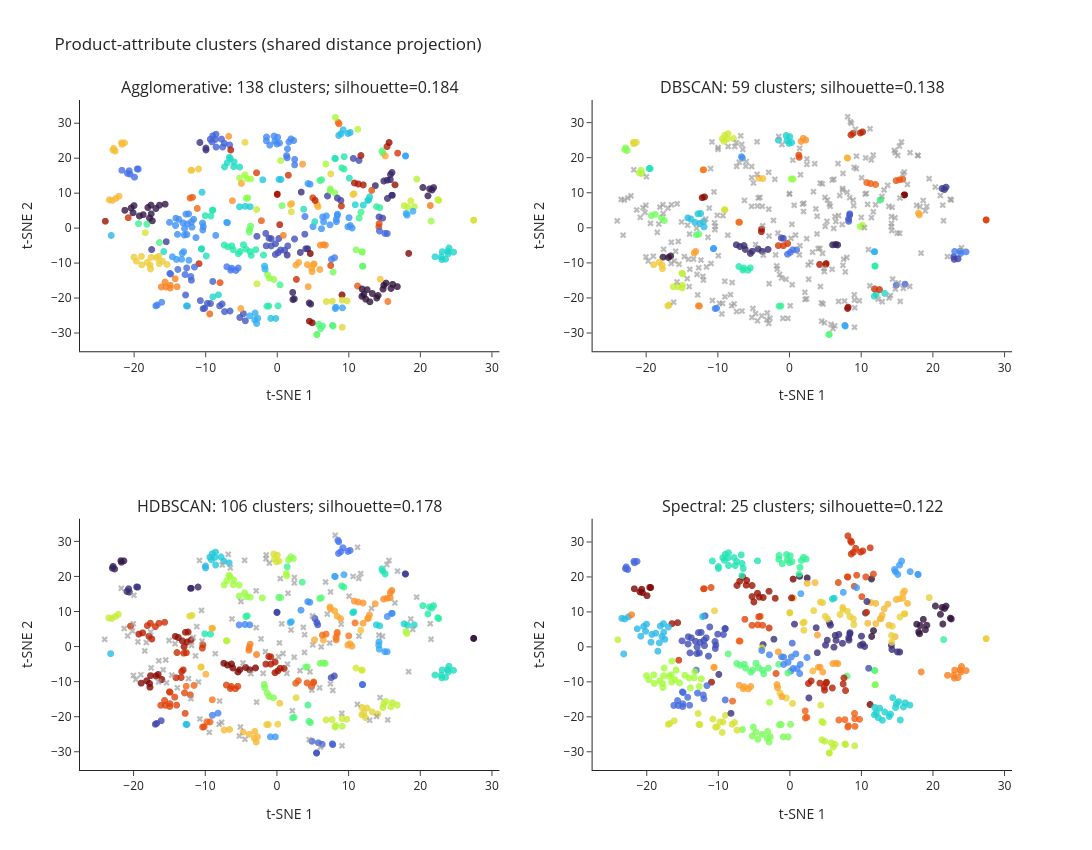

The notebook cell this image was saved under:
### Markdown cell above
### Results graphs

Each panel shows the same t-SNE projection with labels from one method. A singleton/noise-aware all-title silhouette is shown in the title. t-SNE can distort distances; use it to inspect broad grouping only.

### Code cell
embedding = TSNE(
    n_components=2,
    metric="precomputed",
    init="random",
    learning_rate="auto",
    perplexity=30,
    random_state=0,
).fit_transform(D)

figure = make_subplots(
    rows=2,
    cols=2,
    subplot_titles=[
        f"{name}: {result['metrics']['clusters']} clusters; silhouette={result['metrics']['silhouette_all']:.3f}"
        for name, result in clusterings.items()
    ],
)
for index, (name, result) in enumerate(clusterings.items()):
    row, col = index // 2 + 1, index % 2 + 1
    labels = result["labels"]
    noise = labels == -1
    assigned = ~noise
    figure.add_trace(
        go.Scattergl(
            x=embedding[assigned, 0],
            y=embedding[assigned, 1],
            mode="markers",
            marker={"color": labels[assigned], "colorscale": "Turbo", "size": 7, "opacity": 0.8, "showscale": False},
            text=np.asarray(attributes)[assigned],
            hovertemplate="%{text}<extra>cluster</extra>",
            showlegend=False,
        ),
        row=row,
        col=col,
    )
    if noise.any():
        figure.add_trace(
            go.Scattergl(
                x=embedding[noise, 0],
                y=embedding[noise, 1],
                mode="markers",
                marker={"color": "#999999", "size": 6, "symbol": "x", "opacity": 0.65},
                text=np.asarray(attributes)[noise],
                hovertemplate="%{text}<extra>noise</extra>",
                showlegend=False,
            ),
            row=row,
            col=col,
        )
figure.update_xaxes(title_text="t-SNE 1")
figure.update_yaxes(title_text="t-SNE 2")
figure.update_layout(template="simple_white", height=850, width=1100, title="Product-attribute clusters (shared distance projection)")
figure.show()

### Figure 1 — Plotly figure (JSON) as saved in the notebook; plotly's stock layout.template omitted (floating-point values rounded to 4 significant figures; data arrays with more than 128 entries replaced by an {"elided": "..."} marker saying what was removed)
{"data": [{"hovertemplate": "%{text}<extra>cluster</extra>", "marker": {"color": {"elided": "445 int values"}, "colorscale": [[0.0, "#30123b"], [0.07143, "#4145ab"], [0.1429, "#4675ed"], [0.2143, "#39a2fc"], [0.2857, "#1bcfd4"], [0.3571, "#24eca6"], [0.4286, "#61fc6c"], [0.5, "#a4fc3b"], [0.5714, "#d1e834"], [0.6429, "#f3c63a"], [0.7143, "#fe9b2d"], [0.7857, "#f36315"], [0.8571, "#d93806"], [0.9286, "#b11901"], [1.0, "#7a0402"]], "opacity": 0.8, "showscale": false, "size": 7}, "mode": "markers", "showlegend": false, "text": {"elided": "445 str values"}, "type": "scattergl", "x": {"elided": "445 float values"}, "xaxis": "x", "y": {"elided": "445 float values"}, "yaxis": "y"}, {"hovertemplate": "%{text}<extra>cluster</extra>", "marker": {"color": {"elided": "165 int values"}, "colorscale": [[0.0, "#30123b"], [0.07143, "#4145ab"], [0.1429, "#4675ed"], [0.2143, "#39a2fc"], [0.2857, "#1bcfd4"], [0.3571, "#24eca6"], [0.4286, "#61fc6c"], [0.5, "#a4fc3b"], [0.5714, "#d1e834"], [0.6429, "#f3c63a"], [0.7143, "#fe9b2d"], [0.7857, "#f36315"], [0.8571, "#d93806"], [0.9286, "#b11901"], [1.0, "#7a0402"]], "opacity": 0.8, "showscale": false, "size": 7}, "mode": "markers", "showlegend": false, "text": {"elided": "165 str values"}, "type": "scattergl", "x": {"elided": "165 float values"}, "xaxis": "x2", "y": {"elided": "165 float values"}, "yaxis": "y2"}, {"hovertemplate": "%{text}<extra>noise</extra>", "marker": {"color": "#999999", "opacity": 0.65, "size": 6, "symbol": "x"}, "mode": "markers", "showlegend": false, "text": {"elided": "280 str values"}, "type": "scattergl", "x": {"elided": "280 float values"}, "xaxis": "x2", "y": {"elided": "280 float values"}, "yaxis": "y2"}, {"hovertemplate": "%{text}<extra>cluster</extra>", "marker": {"color": {"elided": "326 int values"}, "colorscale": [[0.0, "#30123b"], [0.07143, "#4145ab"], [0.1429, "#4675ed"], [0.2143, "#39a2fc"], [0.2857, "#1bcfd4"], [0.3571, "#24eca6"], [0.4286, "#61fc6c"], [0.5, "#a4fc3b"], [0.5714, "#d1e834"], [0.6429, "#f3c63a"], [0.7143, "#fe9b2d"], [0.7857, "#f36315"], [0.8571, "#d93806"], [0.9286, "#b11901"], [1.0, "#7a0402"]], "opacity": 0.8, "showscale": false, "size": 7}, "mode": "markers", "showlegend": false, "text": {"elided": "326 str values"}, "type": "scattergl", "x": {"elided": "326 float values"}, "xaxis": "x3", "y": {"elided": "326 float values"}, "yaxis": "y3"}, {"hovertemplate": "%{text}<extra>noise</extra>", "marker": {"color": "#999999", "opacity": 0.65, "size": 6, "symbol": "x"}, "mode": "markers", "showlegend": false, "text": ["Drag reducing air turbulators", "IntelliSeal™ technology", "Wide elastic hems", "Pee-friendly construction", "COOLMAX® fibre", "Interior waffle-knit pattern", "Stretchy and waterproof", "Reinforced base", "High-stretch neoprene construction", "Extra height for added insulation", "Left or right shoulder adaptability", "Casual cycling fit", "Sweat-wicking", "Adjustable strap closure", "InsideGrip™ technology", "Waterproof and breathable insert", "Thinsulate™ Insulation", "Breathable, windproof fabric", "Adaptable", "Premium high-stretch material back", "Ergonomic construction", "Cutting-edge materials", "Extremely resilient", "Versatile protection", "Multifunctional", "Waterproof road-shoe coverage", "Primaloft Gold insulation", "Second-skin fit", "Thermal knit structure", "Available in two sizes", "Reversible brim", "Sweat absorbing", "Waterproof (8K) triple-layer fabric", "Stretchable fleece inserts", "Comfort and performance", "Versatile", "Fleece lining", "Quality cycling pad (CORE EVO)", "Side mesh panels", "Invisible under a loose short", "Optimised finger split", "Secure grip and control", "Pull-off tabs for easy removal", "Minimal bib suspenders with embossed logo", "Cool and comfortable", "Colourful and classic", "Subtle branding", "Lightweight brushed fabric", "Laser-cut cuffs", "Quick fitting", "Hard-wearing mesh back", "Brushed fleece inserts", "Insulating neoprene", "Easy slip-on design", "Women-specific Elastic Interface Chamois (PARIS HCS)", "Power-saving performance", "Waffled inner surface", "Bonded seams", "YKK 2-way Vislon AquaGuard zipper", "Waterproof Chest Pocket", "Ideal for hot conditions", "Raw cut sleeves", "Low collar", "Extra reinforcement", "Female-specific fit", "Maximum insulation", "No Itch Comfort", "Optimised durability", "Storage capabilities", "Quick-drying padding (GRAVEL PERFORMANCE HCS)", "A barrier against bugs", "Lightweight windproof protection", "YKK 2-way Vislon zipper for easy access", "Integrated Stow-Away Pocket", "Breathable insulated backhand", "Premium Elastic Interface EXPLORER HCS padding", "Integrated gripper without silicone", "Windchill protection", "Contoured padded cuff", "No-show design", "Moisture management", "Unpadded palm", "Bikepacking ready", "R.A.Y. branding", "Maximum breathability", "Highly insulating", "1 top entry leg pocket", "Silicone-sealed edges", "Aero sock compatibility", "Minimalistic tread pad", "Lightweight liner gloves", "Built to last", "Touchscreen index finger and thumb", "Wicking waistband", "Soft insulating liner", "Low profile stitching", "Spring-Autumn versatility", "Waterproof 8K", "Stretchable three-layer fabric", "Three top-entry pockets on the back", "Extended Rear Hem", "Breathable fabric", "Ultralight and breathable", "Hydrophobic polypropylene", "Cordura®-reinforced shaft", "Wide screw-top opening", "Tight fitting lid, no leaks", "Comfortable rubber spout", "Ergonomic grip collar", "Light rain protection", "Designed for flat-pedal MTB shoes", "YKK 2-way waterproof zipper", "2.5-layer protective fabric", "Stretchy Waterproof Material", "Sweat wiper and touchscreen-compatible fingertips", "Multi-zone seamless circular-knit body", "Raised micro-textured core panels", "Moisture-wicking, fast-drying fibre blend", "Second-skin fit with rib-knit finishes"], "type": "scattergl", "x": [11.28, 5.984, 11.48, 1.997, -18.21, -17.55, 2.441, -4.438, 3.9, -2.813, 18.71, 10.11, -20.14, 19.0, 12.98, -1.58, -19.69, -8.58, 11.46, 5.025, 3.721, -18.43, -7.696, -1.895, 10.67, 3.253, -20.01, 14.76, -15.86, 21.44, 18.41, -20.02, 0.2433, 6.213, -2.193, 11.73, -14.65, 4.525, -11.17, 7.509, 11.26, 13.94, 0.4968, -10.5, -14.2, 16.87, 15.39, -10.92, 7.056, 2.463, -9.418, -12.33, -15.39, 2.46, 9.116, -2.86, -15.5, 4.894, -1.474, -4.488, -15.04, 4.995, 19.53, -5.214, 13.24, -18.98, -11.98, -8.038, -10.79, -24.02, 0.3713, -4.701, -1.019, -6.484, -11.34, 6.106, 14.43, -3.617, 2.186, 1.578, -21.3, 9.088, 6.817, 15.67, -10.43, -16.5, -7.606, 7.832, 8.159, -2.872, -4.994, -10.73, -21.71, -20.82, -13.88, 8.998, -6.25, 1.5, 7.398, -6.769, 4.646, -11.9, -11.66, -19.38, -5.074, 21.55, 7.5, -7.977, 15.5, 1.417, 16.5, -1.503, 0.8755, 3.881, -19.94, 0.6899, -16.47, -17.61, 14.27], "xaxis": "x3", "y": [28.38, -11.73, 3.012, 4.771, 1.199, -6.03, -2.998, -26.43, 3.416, -15.83, 7.905, 14.41, 4.501, 4.936, -20.98, -1.403, -9.372, -1.987, 19.48, 0.5272, 5.514, -1.196, -21.61, -7.607, 20.06, -6.863, -8.195, 2.969, -6.596, 6.575, -7.14, 6.548, -2.87, -0.06335, 2.222, 20.88, -8.108, -26.54, 5.741, 15.63, -16.46, -19.9, 19.44, 10.36, 0.8568, 21.57, 23.44, -10.08, 9.313, 19.76, -24.46, -9.104, -10.29, 18.21, -28.27, 5.433, -3.787, -12.37, 26.19, 24.66, 1.764, 8.788, 14.14, -25.48, 10.91, -7.995, -14.8, -22.15, 24.62, 2.087, 1.096, -4.649, 23.87, 22.48, -2.608, -28.66, -14.52, -7.689, -18.3, 15.26, 5.201, -19.01, 18.45, 24.61, 1.557, -10.06, 23.33, -12.48, 31.8, 15.95, 12.9, -20.65, 16.67, 3.091, -11.73, 6.435, 7.931, -4.986, 1.046, 26.37, -7.171, 0.3703, 2.616, 1.379, -22.92, 2.115, -10.59, -15.5, -20.9, -7.6, 12.5, 25.11, -1.967, -1.642, 14.69, 6.534, -4.025, 4.202, 3.308], "yaxis": "y3"}, {"hovertemplate": "%{text}<extra>cluster</extra>", "marker": {"color": {"elided": "445 int values"}, "colorscale": [[0.0, "#30123b"], [0.07143, "#4145ab"], [0.1429, "#4675ed"], [0.2143, "#39a2fc"], [0.2857, "#1bcfd4"], [0.3571, "#24eca6"], [0.4286, "#61fc6c"], [0.5, "#a4fc3b"], [0.5714, "#d1e834"], [0.6429, "#f3c63a"], [0.7143, "#fe9b2d"], [0.7857, "#f36315"], [0.8571, "#d93806"], [0.9286, "#b11901"], [1.0, "#7a0402"]], "opacity": 0.8, "showscale": false, "size": 7}, "mode": "markers", "showlegend": false, "text": {"elided": "445 str values"}, "type": "scattergl", "x": {"elided": "445 float values"}, "xaxis": "x4", "y": {"elided": "445 float values"}, "yaxis": "y4"}], "layout": {"annotations": [{"font": {"size": 16}, "showarrow": false, "text": "Agglomerative: 138 clusters; silhouette=0.184", "x": 0.225, "xanchor": "center", "xref": "paper", "y": 1.0, "yanchor": "bottom", "yref": "paper"}, {"font": {"size": 16}, "showarrow": false, "text": "DBSCAN: 59 clusters; silhouette=0.138", "x": 0.775, "xanchor": "center", "xref": "paper", "y": 1.0, "yanchor": "bottom", "yref": "paper"}, {"font": {"size": 16}, "showarrow": false, "text": "HDBSCAN: 106 clusters; silhouette=0.178", "x": 0.225, "xanchor": "center", "xref": "paper", "y": 0.375, "yanchor": "bottom", "yref": "paper"}, {"font": {"size": 16}, "showarrow": false, "text": "Spectral: 25 clusters; silhouette=0.122", "x": 0.775, "xanchor": "center", "xref": "paper", "y": 0.375, "yanchor": "bottom", "yref": "paper"}], "height": 850, "title": {"text": "Product-attribute clusters (shared distance projection)"}, "width": 1100, "xaxis": {"anchor": "y", "domain": [0.0, 0.45], "title": {"text": "t-SNE 1"}}, "xaxis2": {"anchor": "y2", "domain": [0.55, 1.0], "title": {"text": "t-SNE 1"}}, "xaxis3": {"anchor": "y3", "domain": [0.0, 0.45], "title": {"text": "t-SNE 1"}}, "xaxis4": {"anchor": "y4", "domain": [0.55, 1.0], "title": {"text": "t-SNE 1"}}, "yaxis": {"anchor": "x", "domain": [0.625, 1.0], "title": {"text": "t-SNE 2"}}, "yaxis2": {"anchor": "x2", "domain": [0.625, 1.0], "title": {"text": "t-SNE 2"}}, "yaxis3": {"anchor": "x3", "domain": [0.0, 0.375], "title": {"text": "t-SNE 2"}}, "yaxis4": {"anchor": "x4", "domain": [0.0, 0.375], "title": {"text": "t-SNE 2"}}}}
